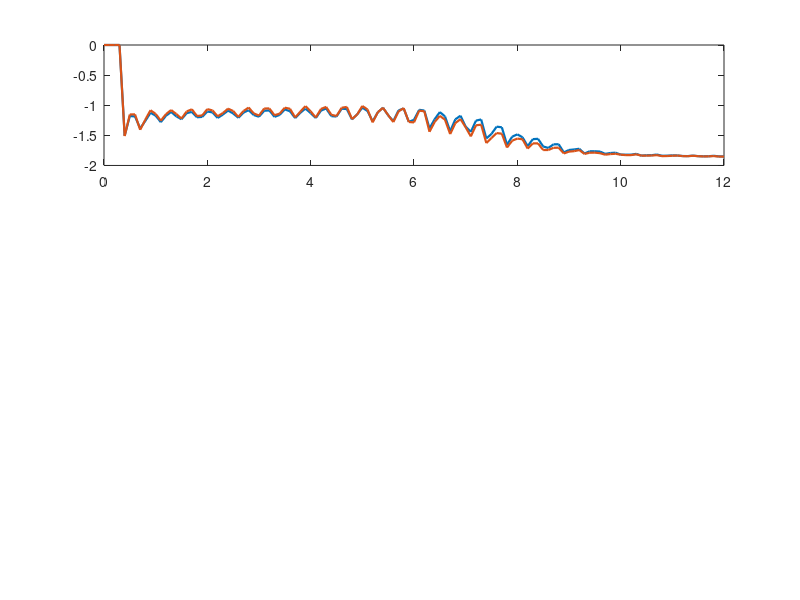

Here is the MATLAB script that generated this plot: (Note: this script raises an error after producing the figure.)
load('ident_lab2_v05.mat');
% исходные параметры
a1 = zad2.a1;
a2 = zad2.a2;
b = zad2.b;
w = zad2.w;

% Параметры
Td = 0.1;
t_end = 12;
t = 0:Td:t_end;
N = t_end/Td+1;

% Входной сигнал
u1 = sin(w*t);
u2 = sin(w*t) + 0.2*sin(0.5*w*t);

% Создание дискретной передаточной функции
num = [b];
den = [1, a1, a2];
Wz = tf(num, den, Td);  % Ts - интервал дискретизации

% Расчет отклика
y1 = lsim(Wz, u1, t);
y2 = lsim(Wz, u2, t);

gamma = 1;

figure;

% --- идентификация a,b ---
theta1 = zeros(3, N);      % [a1_hat; a2_hat; b_hat]
theta_hat1 = [0; 0; 0];       % начальное значение
phi1 = zeros(3,2);         % [y(k); u(k)]

for k_i = 3:N
    phi1 = [-y1(k_i-1); -y1(k_i-2); u1(k_i-2)];

    % e0(k)
    e0 = y1(k_i) - phi1.'*theta_hat1;

    % обновление
    theta_hat1 = theta_hat1 + gamma * (phi1 * e0)/(1 + gamma*(phi1.'*phi1));

    theta1(:, k_i) = theta_hat1;
end

% --- идентификация a,b ---
theta2 = zeros(3, N);      % [a1_hat; a2_hat; b_hat]
theta_hat2 = [0; 0; 0];       % начальное значение
phi2 = zeros(3,2);         % [y(k); u(k)]

for k_i = 3:N
    phi2 = [-y2(k_i-1); -y2(k_i-2); u2(k_i-2)];

    % e0(k)
    e0 = y2(k_i) - phi2.'*theta_hat2;

    % обновление
    theta_hat2 = theta_hat2 + gamma * (phi2 * e0)/(1 + gamma*(phi2.'*phi2));

    theta2(:, k_i) = theta_hat2;
end

% ---- графики ----
subplot(3, 1, 1);
plot(t, theta1(1,:), 'LineWidth', 1.6); hold on;
plot(t, theta2(1,:), 'LineWidth', 1.6);
yline(a1, '--k', 'LineWidth', 1.5); grid on;
legend(["одна гармоника", "две гармоники"], 'Location', 'northeast')
title('Оценки a_1');
xlabel("t")
ylabel("\theta(t)")
yticks([a1 -1 0])
ylim([-2 0.1])

subplot(3, 1, 2);
plot(t, theta1(2,:), 'LineWidth', 1.6); hold on;
plot(t, theta2(2,:), 'LineWidth', 1.6); hold on;
yline(a2, '--k', 'LineWidth', 1.5); grid on;
title('Оценки a_2');
legend(["одна гармоника", "две гармоники"], 'Location', 'southeast')
yticks([0 0.5 a2])
xlabel("t")
ylabel("\theta(t)")
ylim([-0.1 1]);

subplot(3, 1, 3);
plot(t, theta1(3,:), 'LineWidth', 1.6); hold on;
plot(t, theta2(3,:), 'LineWidth', 1.6); hold on;
yline(b, '--k', 'LineWidth', 1.5); grid on;
title('Оценки b');
ylim([-0.1 2.7])
yticks([0 1 2 b])
xlabel("t")
ylabel("\theta(t)")
legend(["одна гармоника", "две гармоники"], 'Location', 'southeast')
saveas(gcf, "images/task2_4.png")

% ---- нормы ошибок ----
err1 = sqrt((theta1(1,:) - a1).^2 + (theta1(2,:) - a2).^2 + (theta1(3,:) - b).^2);
err2 = sqrt((theta2(1,:) - a1).^2 + (theta2(2,:) - a2).^2 + (theta2(3,:) - b).^2);

figure;
plot(t, err1, 'LineWidth', 1.6); hold on;
plot(t, err2, 'LineWidth', 1.6);
grid on;
yline(0, '--k', 'LineWidth', 1.5);
legend(["одна гармоника", "две гармоники"], 'Location', 'northeast');
title("Нормы параметрических ошибок");
ylabel("f(t)");
xlabel("t");
ylim([-0.1 3.5])
saveas(gcf, "images/task2_4_errors.png")
